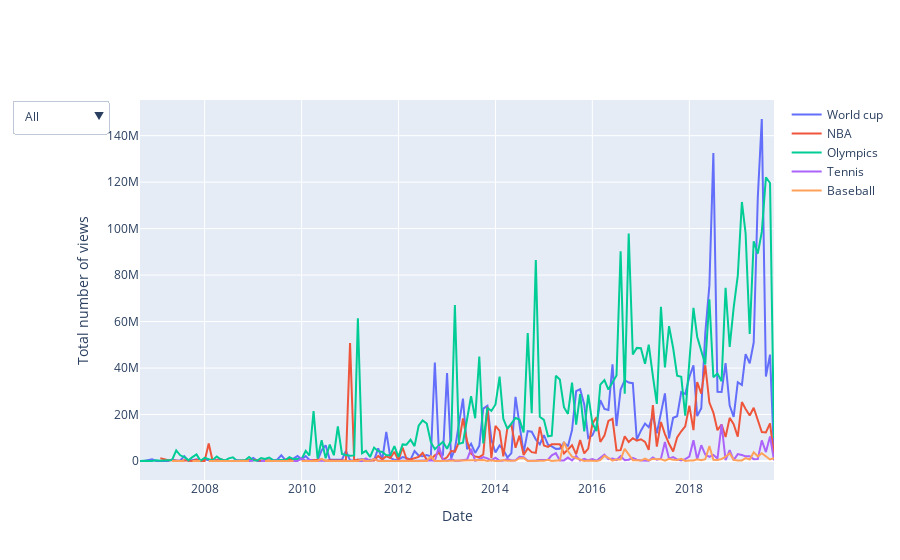

The cell this chart's notebook holds for it:
### Code cell
multi_plot(df_num_views, PATH_TO_SAVE_IMAGES, type='Total number of views', title = 'sport_events')

### Figure 1 — Plotly figure (JSON) as saved in the notebook; plotly's stock layout.template omitted (floating-point values rounded to 4 significant figures; data arrays with more than 128 entries replaced by an {"elided": "..."} marker saying what was removed)
{"data": [{"name": "World cup", "type": "scatter", "x": {"elided": "156 str values"}, "y": {"elided": "156 int values"}}, {"name": "NBA", "type": "scatter", "x": {"elided": "156 str values"}, "y": {"elided": "156 int values"}}, {"name": "Olympics", "type": "scatter", "x": {"elided": "156 str values"}, "y": {"elided": "156 int values"}}, {"name": "Tennis", "type": "scatter", "x": {"elided": "156 str values"}, "y": {"elided": "156 int values"}}, {"name": "Baseball", "type": "scatter", "x": {"elided": "156 str values"}, "y": {"elided": "156 int values"}}], "layout": {"updatemenus": [{"active": 0, "buttons": [{"args": [{"showlegend": true, "title": "All", "visible": [true, true, true, true, true]}], "label": "All", "method": "update"}, {"args": [{"showlegend": true, "title": "World cup", "visible": [true, false, false, false, false]}], "label": "World cup", "method": "update"}, {"args": [{"showlegend": true, "title": "NBA", "visible": [false, true, false, false, false]}], "label": "NBA", "method": "update"}, {"args": [{"showlegend": true, "title": "Olympics", "visible": [false, false, true, false, false]}], "label": "Olympics", "method": "update"}, {"args": [{"showlegend": true, "title": "Tennis", "visible": [false, false, false, true, false]}], "label": "Tennis", "method": "update"}, {"args": [{"showlegend": true, "title": "Baseball", "visible": [false, false, false, false, true]}], "label": "Baseball", "method": "update"}]}], "xaxis": {"title": {"text": "Date"}}, "yaxis": {"title": {"text": "Total number of views"}}}}
